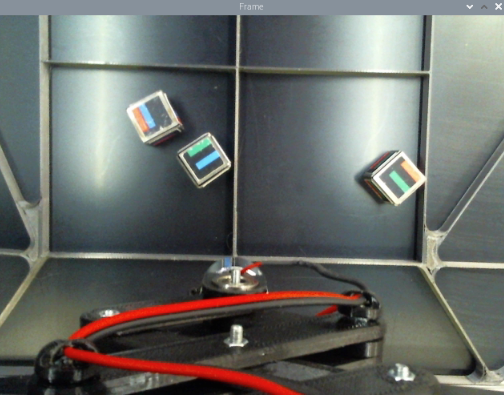
#> input picture .secret_place/drive-download/Фото/IMG_9985.PNG, 504 x 395 px, given in place of output10.avi, which was not available
$ python k2.py
#> lines starting #> are read from the running program, lines starting #| are printed output that depends on the picture; after the words box and inside, x2 and y2 are one past the last pixel; in counts of white or black regions, pixels touching at a corner belong together; pictures that were not available may be replaced by others from this repository, and a replacement may not be noted
#> further down, frame is the input picture: shape (395, 504, 3); mean B, G, R 104.4, 108.2, 105.6
from time import sleep
import numpy as np
import cv2


def make_mask(_frame):
    r = np.array(list(cutedFrame[:, :, 2]), dtype=int)
    g = np.array(list(_frame[:, :, 1]), dtype=int)
    b = np.array(list(_frame[:, :, 0]), dtype=int)
    dd = abs(r - g) + abs(b - g)
    ss = np.array(dd)
    mask_1 = cv2.inRange(ss, 0, 50)
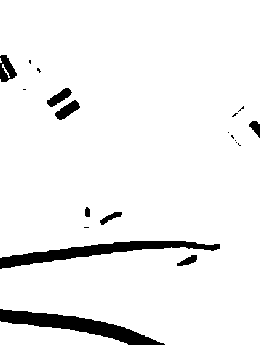
#> mask_1: shape (345, 260); 94.2% white; 20 black regions (11 under 20 px), largest, box (x1, y1, x2, y2) and area: (0, 309, 165, 345) 2057, (0, 241, 220, 269) 2001, (0, 55, 17, 82) 282
    mask_1 = cv2.erode(mask_1, None, iterations=1)
#> mask_1: shape (345, 260); 92.4% white; 15 black regions (1 under 20 px), largest, box (x1, y1, x2, y2) and area: (0, 240, 221, 270) 2501, (0, 308, 166, 345) 2410, (0, 54, 18, 83) 385
    mask_1 = cv2.dilate(mask_1, None, iterations=3)
#> mask_1: shape (345, 260); 96.9% white; 11 black regions (5 under 20 px), largest, box (x1, y1, x2, y2) and area: (0, 311, 158, 345) 1358, (0, 243, 203, 266) 1008, (0, 57, 13, 80) 209, (58, 103, 77, 117) 85, (50, 91, 69, 104) 62, (253, 123, 260, 133) 33
    cv2.imshow('ss', mask_1)
    mask_2 = cv2.inRange(cutedFrame, (55, 55, 55), (250, 250, 250))
#> mask_2: shape (345, 260); 64.3% white; 128 black regions (113 under 20 px), largest, box (x1, y1, x2, y2) and area: (0, 209, 243, 345) 18998, (0, 17, 96, 206) 8184, (97, 125, 172, 206) 1653
    mask_2 = cv2.erode(mask_2, None, iterations=1)
#> mask_2: shape (345, 260); 56.1% white; 48 black regions (28 under 20 px), largest, box (x1, y1, x2, y2) and area: (0, 208, 244, 345) 22559, (0, 16, 97, 207) 9378, (96, 18, 184, 207) 3940
    mask_2 = cv2.dilate(mask_2, None, iterations=2)
#> mask_2: shape (345, 260); 68.8% white; 22 black regions (9 under 20 px), largest, box (x1, y1, x2, y2) and area: (0, 254, 225, 345) 11811, (0, 18, 95, 205) 7571, (0, 211, 238, 269) 4707
    hsv = cv2.cvtColor(cutedFrame, cv2.COLOR_BGR2HSV)
#> hsv: shape (345, 260, 3); mean H, S, V 72.5, 44.2, 98.2
    cv2.imshow('hsv', hsv[:, :, 1])
    m_3 = cv2.inRange(hsv[:, :, 1], 0, 90)
#> m_3: shape (345, 260); 92.2% white; 151 black regions (126 under 20 px), largest, box (x1, y1, x2, y2) and area: (0, 308, 167, 345) 2568, (0, 240, 223, 270) 2316, (55, 100, 80, 121) 260
    m_3 = cv2.erode(m_3, None, iterations=1)
#> m_3: shape (345, 260); 88% white; 71 black regions (34 under 20 px), largest, box (x1, y1, x2, y2) and area: (0, 307, 168, 345) 3340, (0, 239, 232, 271) 2882, (162, 292, 222, 314) 561
    m_3 = cv2.dilate(m_3, None, iterations=2)
#> m_3: shape (345, 260); 94.6% white; 46 black regions (34 under 20 px), largest, box (x1, y1, x2, y2) and area: (0, 309, 165, 345) 2152, (0, 241, 222, 269) 1813, (56, 102, 78, 120) 174
    cv2.imshow('m_3', m_3)
    # mask_3 = cv2.inRange(cutedFrame, (80, 50, 85), (180, 180, 180))
    cv2.imshow('mask2', mask_2)
    # cv2.imshow('mask_3', mask_3)
    mask_4 = cv2.bitwise_and(mask_1, mask_2)
#> mask_4: shape (345, 260); 68.4% white; 25 black regions (9 under 20 px), largest, box (x1, y1, x2, y2) and area: (0, 254, 225, 345) 11811, (0, 18, 95, 205) 7571, (0, 211, 238, 269) 4712
    mask_ = cv2.bitwise_and(mask_4, m_3)
#> mask_: shape (345, 260); 68% white; 26 black regions (10 under 20 px), largest, box (x1, y1, x2, y2) and area: (0, 254, 225, 345) 11859, (0, 18, 95, 205) 7571, (0, 211, 238, 269) 4863
    mask_ = cv2.erode(mask_, None, iterations=1)
#> mask_: shape (345, 260); 62.6% white; 21 black regions (4 under 20 px), largest, box (x1, y1, x2, y2) and area: (0, 210, 239, 345) 19659, (0, 17, 96, 206) 8378, (97, 122, 181, 206) 1874
    mask_ = cv2.dilate(mask_, None, iterations=2)
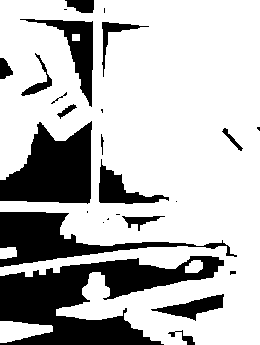
#> mask_: shape (345, 260); 73% white; 26 black regions (10 under 20 px), largest, box (x1, y1, x2, y2) and area: (0, 256, 224, 345) 9545, (0, 121, 92, 204) 5116, (0, 212, 237, 267) 4124
    mask_ = cv2.inRange(mask_, 0, 0)
#> mask_: shape (345, 260); 27% white; 26 white regions (10 under 20 px)

    return mask_


def make_presp(_contours, new_frame):
    approxx = cv2.approxPolyDP(contours, 0.009 * cv2.arcLength(contours, True), True)
    nn = approxx.ravel()
    ii = 0
    point = []
    left_nn = [100000, 100000]  # left
    right_nn = [0, 100000]  # buttom
    left_vv = [1000000, 0]  # right
    right_vv = [0, 0]  # up
    for _ in nn:
        if ii % 2 == 0:
            xx = nn[ii]
            yy = nn[ii + 1]
            if xx < left_nn[0]:  # and y < left_n[1]:
                left_nn[0] = xx
                left_nn[1] = yy
            if yy < right_nn[1]:  # and y < right_n[1]:
                right_nn[0] = xx
                right_nn[1] = yy
            if xx > right_vv[0]:
                right_vv[0] = xx
                right_vv[1] = yy
            if yy > left_vv[1]:
                left_vv[0] = xx
                left_vv[1] = yy
        ii += 1

    point.append(right_vv)
    point.append(left_vv)
    point.append(left_nn)
    point.append(right_nn)

    point = np.float32(point)
    # print(point)

    cv2.putText(cutedFrame, 'r_n', (right_nn[0], right_nn[1]), font, 0.5, (255, 0, 0))
    cv2.putText(cutedFrame, 'R_v', (right_vv[0], right_vv[1]), font, 0.5, (0, 255, 0))
    cv2.putText(cutedFrame, 'l_v', (left_vv[0], left_vv[1]), font, 0.5, (0, 255, 0))
    cv2.putText(cutedFrame, 'l_n', (left_nn[0], left_nn[1]), font, 0.5, (0, 255, 0))

    point = np.float32(point)
    mm = cv2.getPerspectiveTransform(point, sdr)
    new_frame = cv2.warpPerspective(new_frame, mm, (300, 300), flags=cv2.INTER_LINEAR)
    return new_frame


def know_color(marker_frame):
    # print('CCCCCCCCC', marker_frame)
    # marker_frame = cv2.flip(marker_frame, 0)
    n_f = marker_frame.copy()
    cv2.circle(n_f, (75, 75), 2, (0, 255, 0), 2)
    cv2.circle(n_f, (225, 75), 2, (0, 0, 255), 2)
    cv2.circle(n_f, (75, 225), 2, (0, 255, 255), 2)
    cv2.circle(n_f, (225, 225), 2, (255, 0, 0), 2)
    cv2.imshow('nf', n_f)
    print('BBBBBBBBBBBB', marker_frame[75, 75])
    count = 0
    colors_list = []
    while count < 4:
        colors = []
        for l in range(2):
            for j in range(2):
                color_dict = {
                    0: [(255, 255, 255), (225, 225, 225)],  # white
                    1: [(105, 105, 105), (55, 55, 55)],    # black
                    2: [(140, 105, 255), (80, 75, 200)],  # red
                    3: [(115, 215, 255), (70, 125, 220)],  # orange
                    4: [(75, 245, 245), (45, 215, 215)],  # yellow
                    5: [(135, 235, 75), (100, 180, 0)],  # green
                    6: [(260, 250, 20),(215, 200, 0)],  # cyan
                    7: [(255, 205, 55), (205, 165, 25)],  # blue
                    8: [(210, 155, 105),(175, 115, 75)],  # violet
                    9: [(255, 215, 255),(175, 125, 185)]  # pink
                }
                pic_color = marker_frame[int(l * 150 + 75), int(j * 150 + 75)]
                pic_b = pic_color[0]
                pic_g = pic_color[1]
                pic_r = pic_color[2]
                print(pic_color, j, l, colors, count)
                for col_num, col_bgr in color_dict.items():
                    b_col_mn = col_bgr[1][0]
                    g_col_mn = col_bgr[1][1]
                    r_col_mn = col_bgr[1][2]
                    b_col_mx = col_bgr[0][0]
                    g_col_mx = col_bgr[0][1]
                    r_col_mx = col_bgr[0][2]
                    if (b_col_mn <= pic_b <= b_col_mx) and (g_col_mn <= pic_g <= g_col_mx) and (r_col_mn <= pic_r <= r_col_mx):
                        colors.append(col_num)
                        break
        print("COLORS", colors)
        if len(colors) > 3:
            if (colors[0] + colors[1]) == 11 and (colors[0] + colors[2]) != 11:
                colors_list = colors[:]
                break
            else:
                count += 1
                print("POVOROT")
                marker_frame = cv2.rotate(marker_frame, cv2.ROTATE_90_COUNTERCLOCKWISE)
        else:
            count += 1
            print("BAD LEN")

    cv2.imshow('prerp', marker_frame)
    print('HHHHHHHHHHHHHHHHHHHH')
    return colors_list


font = cv2.FONT_HERSHEY_COMPLEX
img_size = [300, 370]
sdr = np.float32([
    [0, 300],
    [300, 300],
    [300, 0],
    [0, 0]
])

cap = cv2.VideoCapture('output10.avi')
markNum = {6, 5, 2, 1}
while True:
    ret, frame = cap.read()
    if not ret:
        break

    cutedFrame = frame[50:410, 140:400, :]
    blur = cv2.medianBlur(cutedFrame, 5)
    newFrame = cutedFrame.copy()

    mask = make_mask(cutedFrame)
    contours, _ = cv2.findContours(mask, cv2.RETR_TREE, cv2.CHAIN_APPROX_SIMPLE)
#> contours = 28 contours, 12 with area under 20; largest, box (x1, y1, x2, y2) and area: (0, 256, 224, 345) 9241, (0, 121, 92, 204) 4950, (0, 212, 237, 267) 3813, (20, 19, 93, 107) 1577, (99, 159, 169, 204) 1006

    if len(contours) >= 4:
        contours_1 = sorted(contours, key=cv2.contourArea, reverse=True)
#> contours_1 has the same summary as contours
        for i in range(1, len(contours_1)):
            print("LEN CONTOURS", len(contours_1))
            contours = contours_1[i]

            cv2.drawContours(cutedFrame, contours, -1, (0, 255, 255), 2)
            x, y, w, h = 0, 0, 0, 0
            try:
                (x, y, w, h) = cv2.boundingRect(contours)
                marker = newFrame[y:y + h, x:x + w]
                cv2.rectangle(cutedFrame, (x, y), (x + w, y + h), (0, 0, 255), 2)
                cv2.imshow('marker', marker)
            except():
                marker = cutedFrame
            # cv2.circle(marker, (10, 10), 2, (0, 255, 0), 2)
            cv2.imshow("MAAASK", mask)

            hh, ww, c = marker.shape
            if hh >= 8 and ww >= 8:
                pic = marker[7][7]
            else:
                pic = marker[0][0]

            if 85 < pic[0] < 175 and 35 < pic[2] < 123 and 55 < pic[2] < 120 \
                    and (pic[0] > pic[1] and pic[0] > pic[2]) and len(marker[0]) >= 5:
                # print('NO')
                marker = make_presp(contours, newFrame)
                # cv2.putText(cutedFrame, 'A', (10, 10), font, 0.5, (255, 0, 255))
            else:
                marker = cv2.resize(marker, (300, 300))
                # print("YES")

            # print('AAAAAAAAAAAAA', marker[75, 75])
            # print('MMMMMM', marker)
            colorsList = know_color(marker)
            print("COLORLIST", colorsList)
            if len(colorsList) != 0:

                cv2.circle(cutedFrame, ((x + w//2), (y + h//2)), 2, (255, 255, 0), 2)
                print("YEEEEEEEEEEEEEESS", i)
                colorMarker = set()
                for string_x in colorsList:
                    colorMarker.add(string_x)
                if markNum == colorMarker:
                    cv2.rectangle(cutedFrame, (x, y), (x + w, y + h), (0, 255, 0), 2)

            cv2.imshow('cut', cutedFrame)
#> this loop made 27 passes
#> (x, y, w, h, hh, ww, pic) on passes 1, 3: (0, 121, 92, 83, 83, 92, [108, 104, 86]), (20, 19, 73, 88, 88, 73, [92, 88, 76])
#> (contours, x, y, w, h, hh, ww, pic) on passes 19, 21, 27: ([[257, 127], [257, 128], [259, 130], [259, 127]], 257, 127, 3, 4, 4, 3, [200, 246, 156]), ([[108, 218], [107, 219], [108, 219]], 107, 218, 2, 2, 2, 2, [29, 38, 175]), ([[104, 8], [104, 12]], 104, 8, 1, 5, 5, 1, [58, 47, 49])
#> (printed output is left out)
#> pass 1, `marker = newFrame[y:y + h, x:x + w]`:
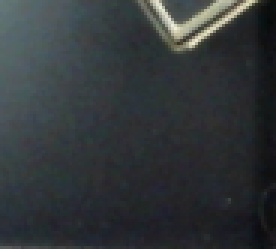
#> marker: shape (83, 92, 3) (shown 3 times larger); mean B, G, R 57.6, 55.1, 50.4
#> pass 1, in know_color, `cv2.imshow('nf', n_f)`:
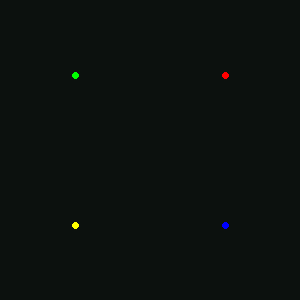
#> window 'nf': shape (300, 300, 3); mean B, G, R 14.1, 17.2, 12.2
#> pass 1, `cv2.imshow('cut', cutedFrame)`:
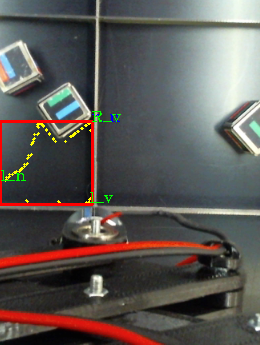
#> window 'cut': shape (345, 260, 3); mean B, G, R 84.9, 88.1, 92.9
#> after the loop:
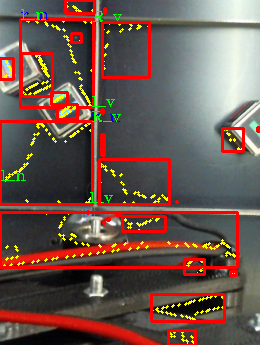
#> cutedFrame: shape (345, 260, 3); mean B, G, R 77.7, 86.4, 110.3
#> after the loop:
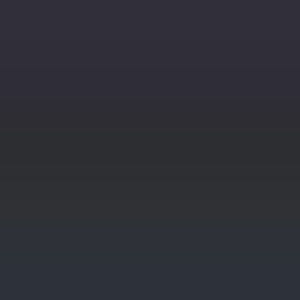
#> marker: shape (300, 300, 3); mean B, G, R 54.5, 47.3, 46.5

    if cv2.waitKey(1) & 0xFF == ord('q'):
#> (key q is pressed here)
        break
    sleep(0.1)

$ run again, on .secret_place/drive-download/Фото/IMG_9986.PNG
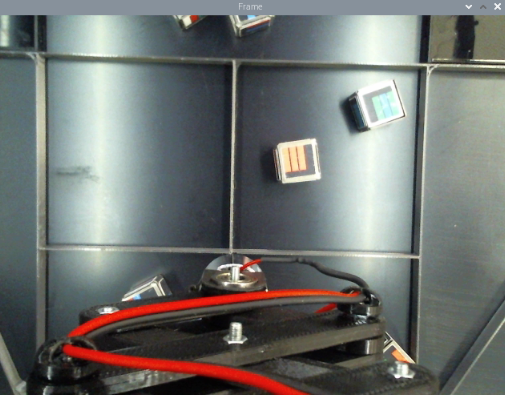
#> input picture .secret_place/drive-download/Фото/IMG_9986.PNG, 505 x 395 px, given in place of output10.avi, which was not available
#> frame is the input picture: shape (395, 505, 3); mean B, G, R 112.7, 115.4, 112.4
#> hsv: shape (345, 260, 3); mean H, S, V 73, 44.6, 111
#> mask_4: shape (345, 260); 72.4% white; 37 black regions (20 under 20 px), largest, box (x1, y1, x2, y2) and area: (0, 204, 237, 345) 14623, (30, 13, 91, 197) 3689, (140, 290, 230, 345) 2212
#> `contours, _ = cv2.findContours(mask, cv2.RETR_TREE, cv2.CHAIN_APPROX_S..`: contours = 37 contours, 24 with area under 20; largest, box (x1, y1, x2, y2) and area: (0, 254, 224, 345) 9650, (40, 14, 90, 196) 2738, (0, 205, 236, 265) 2670, (146, 292, 228, 345) 1630, (99, 15, 143, 48) 422
#> contours_1 has the same summary as contours
#> the loop `for i in range(1, len(contours_1)):` made 36 passes
#> (x, y, w, h, hh, ww, pic) on pass 2: (0, 205, 236, 60, 60, 236, [101, 96, 79])
#> (printed output is left out)
#> after the loop `for i in range(1, len(contours_1)):`:
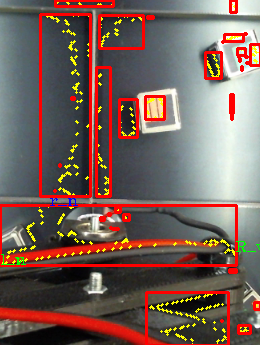
#> cutedFrame: shape (345, 260, 3); mean B, G, R 89.1, 96.6, 119.5
#> after the loop `for i in range(1, len(contours_1)):`:
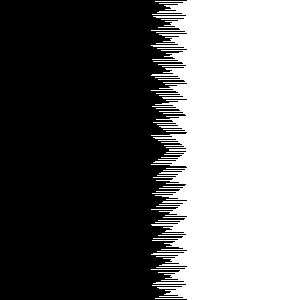
#> marker: shape (300, 300, 3); values 253 (black) and 254 (white), 43.5% white; 1 white region, box (x1, y1, x2, y2) and area: (151, 0, 300, 300) 39152

$ run again, on .secret_place/drive-download/Фото/IMG_9987.PNG
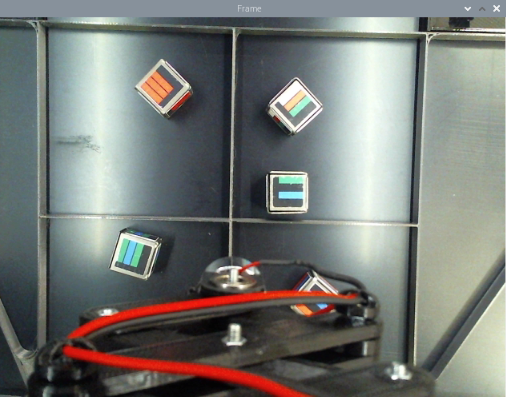
#> input picture .secret_place/drive-download/Фото/IMG_9987.PNG, 506 x 397 px, given in place of output10.avi, which was not available
#> frame is the input picture: shape (397, 506, 3); mean B, G, R 118.1, 122, 119.3
#> hsv: shape (347, 260, 3); mean H, S, V 72.5, 44.6, 116.7
#> mask_4: shape (347, 260); 70.6% white; 43 black regions (26 under 20 px), largest, box (x1, y1, x2, y2) and area: (0, 256, 222, 347) 10008, (0, 173, 234, 267) 5953, (52, 0, 91, 167) 2731
#> `contours, _ = cv2.findContours(mask, cv2.RETR_TREE, cv2.CHAIN_APPROX_S..`: contours = 30 contours, 12 with area under 20; largest, box (x1, y1, x2, y2) and area: (0, 258, 220, 347) 8418, (0, 174, 193, 266) 4588, (57, 0, 90, 166) 1988, (95, 0, 144, 169) 1180, (159, 255, 221, 280) 908
#> contours_1 has the same summary as contours
#> the loop `for i in range(1, len(contours_1)):` made 29 passes
#> (contours, x, y, w, h, hh, ww, pic) on passes 19, 21, 24, 25: ([[144, 217], [144, 219], [147, 219], [147, 217]], 144, 217, 4, 3, 3, 4, [65, 62, 53]), ([[114, 213], [113, 214], [117, 214], [117, 213]], 113, 213, 5, 2, 2, 5, [47, 58, 169]), ([[101, 219], [101, 221], [101, 220], [102, 219]], 101, 219, 2, 3, 3, 2, [56, 62, 200]), ([[0, 197], [0, 201], [0, 198], [1, 197]], 0, 197, 2, 5, 5, 2, [166, 225, 116])
#> (printed output is left out)
#> after the loop `for i in range(1, len(contours_1)):`:
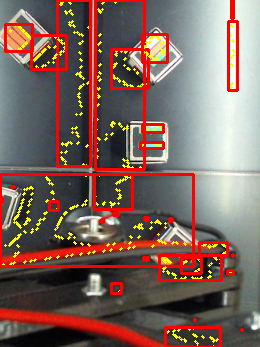
#> cutedFrame: shape (347, 260, 3); mean B, G, R 91.8, 101.2, 127.3
#> after the loop `for i in range(1, len(contours_1)):`:
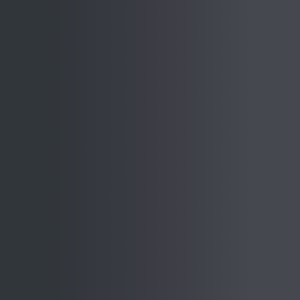
#> marker: shape (300, 300, 3); mean B, G, R 68.2, 61.9, 58.9

$ run again, on .secret_place/drive-download/Фото/IMG_9988.PNG
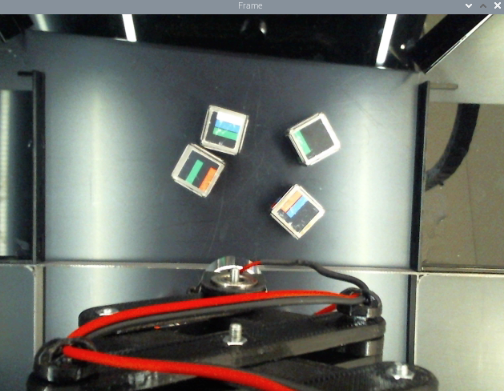
#> input picture .secret_place/drive-download/Фото/IMG_9988.PNG, 504 x 391 px, given in place of output10.avi, which was not available
#> frame is the input picture: shape (391, 504, 3); mean B, G, R 105.2, 112.2, 110
#> hsv: shape (341, 260, 3); mean H, S, V 67.5, 42.1, 115.8
#> mask_4: shape (341, 260); 74.7% white; 53 black regions (34 under 20 px), largest, box (x1, y1, x2, y2) and area: (0, 237, 236, 341) 14392, (22, 0, 246, 25) 2390, (0, 232, 194, 267) 2103
#> `contours, _ = cv2.findContours(mask, cv2.RETR_TREE, cv2.CHAIN_APPROX_S..`: contours = 28 contours, 12 with area under 20; largest, box (x1, y1, x2, y2) and area: (0, 255, 229, 341) 13991, (24, 0, 244, 16) 1749, (0, 234, 235, 266) 1585, (60, 270, 110, 321) 1308, (220, 117, 227, 209) 330
#> contours_1 has the same summary as contours
#> the loop `for i in range(1, len(contours_1)):` made 27 passes
#> (contours, x, y, w, h, hh, ww, pic) on passes 18 to 21: ([[160, 92], [160, 93], [162, 93], [162, 92]], 160, 92, 3, 2, 2, 3, [229, 252, 222]), ([[107, 216], [106, 217], [108, 217], [108, 216]], 106, 216, 3, 2, 2, 3, [28, 47, 186]), ([[136, 176], [136, 177], [137, 177], [137, 176]], 136, 176, 2, 2, 2, 2, [53, 49, 45]), ([[254, 340], [259, 340]], 254, 340, 6, 1, 1, 6, [36, 46, 42])
#> (printed output is left out)
#> after the loop `for i in range(1, len(contours_1)):`:
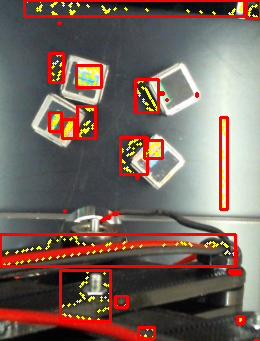
#> cutedFrame: shape (341, 260, 3); mean B, G, R 92.6, 101.9, 122.1
